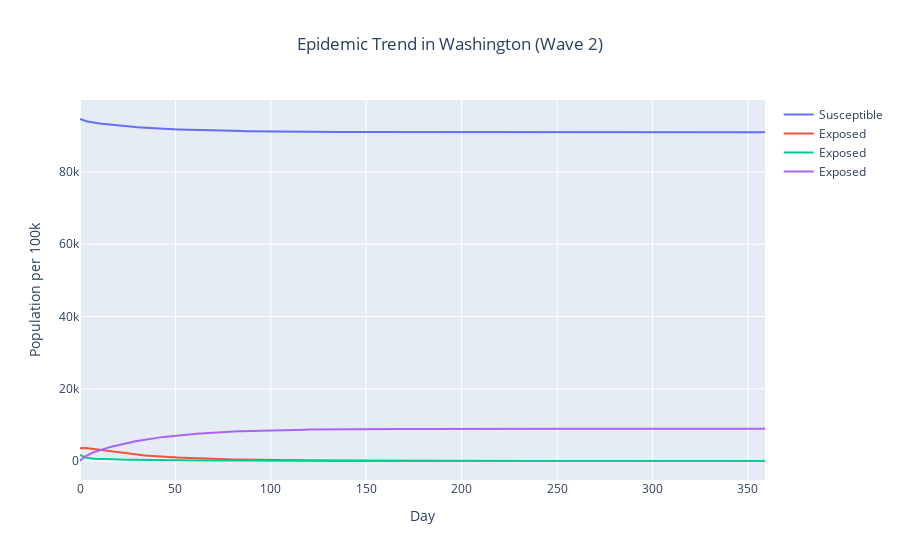

Source (notebook cell):
### Code cell
#the prediction of the epidemic in a year
import plotly.graph_objs as go    
import plotly.offline as py 
#the prediction of the epidemic in a year
result = base_seir_model(S,E,I,R,beta=0.14,sigma=0.05,gamma=0.32, t = 360)
result['Day'] = list(range(360))

trace0 = go.Scatter(
      x = list(range(360)),
      y = result['Susceptible'],
      mode = 'lines',
      name = 'Susceptible'   
)
trace1 = go.Scatter(
      x = list(range(360)),
      y = result['Exposed'],
      mode = 'lines',
      name = 'Exposed'   
)
trace2 = go.Scatter(
      x = list(range(360)),
      y = result['Infectant'],
      mode = 'lines',
      name = 'Exposed'   
)

trace3 = go.Scatter(
      x = list(range(360)),
      y = result['Recovered'],
      mode = 'lines',
      name = 'Exposed'   
)
data = [trace0, trace1,trace2,trace3]
layout = dict(title = 'Epidemic Trend in Washington (Wave 2)', xaxis = dict(title = 'Day'), yaxis = dict(title = 'Population per 100k'), title_x=0.5)
fig = dict(data=data, layout=layout)
py.iplot(fig, filename='SEIR wave 1')

### Figure 1 — Plotly figure (JSON) as saved in the notebook; plotly's stock layout.template omitted (floating-point values rounded to 4 significant figures; data arrays with more than 128 entries replaced by an {"elided": "..."} marker saying what was removed)
{"data": [{"mode": "lines", "name": "Susceptible", "type": "scatter", "x": {"elided": "360 int values"}, "y": {"elided": "360 float values"}}, {"mode": "lines", "name": "Exposed", "type": "scatter", "x": {"elided": "360 int values"}, "y": {"elided": "360 float values"}}, {"mode": "lines", "name": "Exposed", "type": "scatter", "x": {"elided": "360 int values"}, "y": {"elided": "360 float values"}}, {"mode": "lines", "name": "Exposed", "type": "scatter", "x": {"elided": "360 int values"}, "y": {"elided": "360 float values"}}], "layout": {"title": {"text": "Epidemic Trend in Washington (Wave 2)", "x": 0.5}, "xaxis": {"title": {"text": "Day"}}, "yaxis": {"title": {"text": "Population per 100k"}}}}
